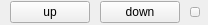
<?xml version="1.0" encoding="UTF-8"?>
<ui version="4.0">
 <class>TNDetailsUnreadWdiget</class>
 <widget class="QWidget" name="TNDetailsUnreadWdiget">
  <property name="geometry">
   <rect>
    <x>0</x>
    <y>0</y>
    <width>206</width>
    <height>25</height>
   </rect>
  </property>
  <property name="sizePolicy">
   <sizepolicy hsizetype="Fixed" vsizetype="Fixed">
    <horstretch>0</horstretch>
    <verstretch>0</verstretch>
   </sizepolicy>
  </property>
  <property name="windowTitle">
   <string>Form</string>
  </property>
  <layout class="QVBoxLayout" name="verticalLayout">
   <property name="leftMargin">
    <number>10</number>
   </property>
   <property name="topMargin">
    <number>0</number>
   </property>
   <property name="rightMargin">
    <number>8</number>
   </property>
   <property name="bottomMargin">
    <number>0</number>
   </property>
   <item>
    <layout class="QHBoxLayout" name="horizontalLayout">
     <property name="spacing">
      <number>10</number>
     </property>
     <property name="leftMargin">
      <number>0</number>
     </property>
     <property name="rightMargin">
      <number>0</number>
     </property>
     <item>
      <widget class="QPushButton" name="details_unread_button_up">
       <property name="sizePolicy">
        <sizepolicy hsizetype="Preferred" vsizetype="Preferred">
         <horstretch>0</horstretch>
         <verstretch>0</verstretch>
        </sizepolicy>
       </property>
       <property name="text">
        <string>up</string>
       </property>
      </widget>
     </item>
     <item>
      <widget class="QPushButton" name="details_unread_button_down">
       <property name="sizePolicy">
        <sizepolicy hsizetype="Preferred" vsizetype="Preferred">
         <horstretch>0</horstretch>
         <verstretch>0</verstretch>
        </sizepolicy>
       </property>
       <property name="text">
        <string>down</string>
       </property>
      </widget>
     </item>
     <item>
      <widget class="QPushButton" name="details_unread_button_close">
       <property name="minimumSize">
        <size>
         <width>10</width>
         <height>10</height>
        </size>
       </property>
       <property name="maximumSize">
        <size>
         <width>10</width>
         <height>10</height>
        </size>
       </property>
       <property name="cursor">
        <cursorShape>PointingHandCursor</cursorShape>
       </property>
       <property name="text">
        <string/>
       </property>
      </widget>
     </item>
    </layout>
   </item>
  </layout>
 </widget>
 <resources/>
 <connections/>
</ui>
